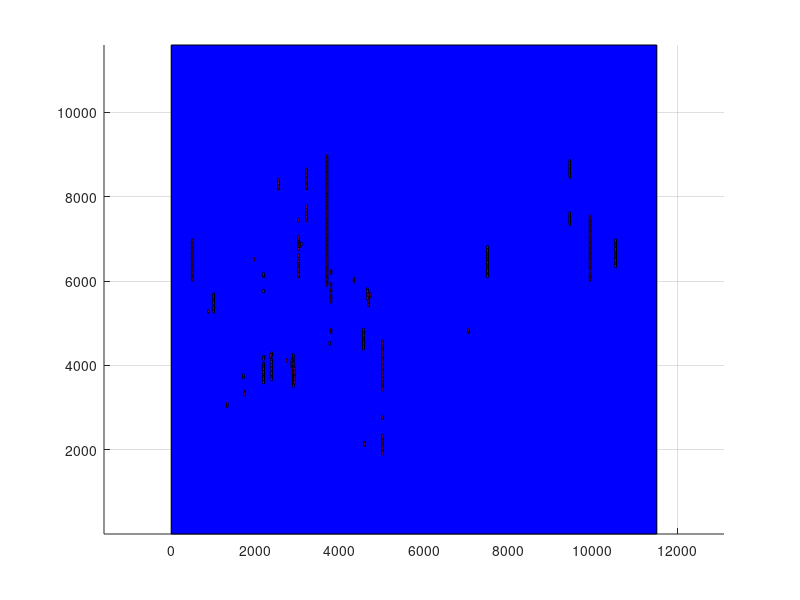

This figure's MATLAB source:
axis equal;
hold on;
grid on;
block_x=[0 0 11520 11520 0];
block_y=[0 11600 11600 0 0];
fill(block_x, block_y, 'b');
block_x=[3680 3680 3712 3712 3680];
block_y=[7240 7320 7320 7240 7240];
fill(block_x, block_y, 'm');
block_x=[3680 3680 3712 3712 3680];
block_y=[8160 8240 8240 8160 8160];
fill(block_x, block_y, 'm');
block_x=[3680 3680 3712 3712 3680];
block_y=[7200 7280 7280 7200 7200];
fill(block_x, block_y, 'm');
block_x=[7488 7488 7520 7520 7488];
block_y=[6480 6560 6560 6480 6480];
fill(block_x, block_y, 'm');
block_x=[3680 3680 3712 3712 3680];
block_y=[7160 7240 7240 7160 7160];
fill(block_x, block_y, 'm');
block_x=[3680 3680 3712 3712 3680];
block_y=[6600 6680 6680 6600 6600];
fill(block_x, block_y, 'm');
block_x=[3680 3680 3712 3712 3680];
block_y=[6320 6400 6400 6320 6320];
fill(block_x, block_y, 'm');
block_x=[3680 3680 3712 3712 3680];
block_y=[6680 6760 6760 6680 6680];
fill(block_x, block_y, 'm');
block_x=[3680 3680 3712 3712 3680];
block_y=[6960 7040 7040 6960 6960];
fill(block_x, block_y, 'm');
block_x=[3680 3680 3712 3712 3680];
block_y=[6640 6720 6720 6640 6640];
fill(block_x, block_y, 'm');
block_x=[3680 3680 3712 3712 3680];
block_y=[6400 6480 6480 6400 6400];
fill(block_x, block_y, 'm');
block_x=[3680 3680 3712 3712 3680];
block_y=[6360 6440 6440 6360 6360];
fill(block_x, block_y, 'm');
block_x=[3680 3680 3712 3712 3680];
block_y=[7000 7080 7080 7000 7000];
fill(block_x, block_y, 'm');
block_x=[3680 3680 3712 3712 3680];
block_y=[6560 6640 6640 6560 6560];
fill(block_x, block_y, 'm');
block_x=[3680 3680 3712 3712 3680];
block_y=[7040 7120 7120 7040 7040];
fill(block_x, block_y, 'm');
block_x=[3680 3680 3712 3712 3680];
block_y=[6440 6520 6520 6440 6440];
fill(block_x, block_y, 'm');
block_x=[3680 3680 3712 3712 3680];
block_y=[6520 6600 6600 6520 6520];
fill(block_x, block_y, 'm');
block_x=[3680 3680 3712 3712 3680];
block_y=[6480 6560 6560 6480 6480];
fill(block_x, block_y, 'm');
block_x=[3680 3680 3712 3712 3680];
block_y=[6840 6920 6920 6840 6840];
fill(block_x, block_y, 'm');
block_x=[3680 3680 3712 3712 3680];
block_y=[8200 8280 8280 8200 8200];
fill(block_x, block_y, 'm');
block_x=[3680 3680 3712 3712 3680];
block_y=[6920 7000 7000 6920 6920];
fill(block_x, block_y, 'm');
block_x=[3680 3680 3712 3712 3680];
block_y=[6720 6800 6800 6720 6720];
fill(block_x, block_y, 'm');
block_x=[3680 3680 3712 3712 3680];
block_y=[6240 6320 6320 6240 6240];
fill(block_x, block_y, 'm');
block_x=[3680 3680 3712 3712 3680];
block_y=[6880 6960 6960 6880 6880];
fill(block_x, block_y, 'm');
block_x=[3680 3680 3712 3712 3680];
block_y=[6800 6880 6880 6800 6800];
fill(block_x, block_y, 'm');
block_x=[3680 3680 3712 3712 3680];
block_y=[6760 6840 6840 6760 6760];
fill(block_x, block_y, 'm');
block_x=[3680 3680 3712 3712 3680];
block_y=[6280 6360 6360 6280 6280];
fill(block_x, block_y, 'm');
block_x=[3680 3680 3712 3712 3680];
block_y=[7080 7160 7160 7080 7080];
fill(block_x, block_y, 'm');
block_x=[3680 3680 3712 3712 3680];
block_y=[7120 7200 7200 7120 7120];
fill(block_x, block_y, 'm');
block_x=[3680 3680 3712 3712 3680];
block_y=[8240 8320 8320 8240 8240];
fill(block_x, block_y, 'm');
block_x=[7488 7488 7520 7520 7488];
block_y=[6440 6520 6520 6440 6440];
fill(block_x, block_y, 'm');
block_x=[3680 3680 3712 3712 3680];
block_y=[6200 6280 6280 6200 6200];
fill(block_x, block_y, 'm');
block_x=[3680 3680 3712 3712 3680];
block_y=[6120 6200 6200 6120 6120];
fill(block_x, block_y, 'm');
block_x=[4992 4992 5024 5024 4992];
block_y=[4320 4400 4400 4320 4320];
fill(block_x, block_y, 'm');
block_x=[3680 3680 3712 3712 3680];
block_y=[6160 6240 6240 6160 6160];
fill(block_x, block_y, 'm');
block_x=[3680 3680 3712 3712 3680];
block_y=[6080 6160 6160 6080 6080];
fill(block_x, block_y, 'm');
block_x=[3680 3680 3712 3712 3680];
block_y=[8280 8360 8360 8280 8280];
fill(block_x, block_y, 'm');
block_x=[7488 7488 7520 7520 7488];
block_y=[6520 6600 6600 6520 6520];
fill(block_x, block_y, 'm');
block_x=[2880 2880 2912 2912 2880];
block_y=[3760 3840 3840 3760 3760];
fill(block_x, block_y, 'm');
block_x=[3680 3680 3712 3712 3680];
block_y=[6040 6120 6120 6040 6040];
fill(block_x, block_y, 'm');
block_x=[2880 2880 2912 2912 2880];
block_y=[4080 4160 4160 4080 4080];
fill(block_x, block_y, 'm');
block_x=[3680 3680 3712 3712 3680];
block_y=[8320 8400 8400 8320 8320];
fill(block_x, block_y, 'm');
block_x=[4992 4992 5024 5024 4992];
block_y=[3600 3680 3680 3600 3600];
fill(block_x, block_y, 'm');
block_x=[7488 7488 7520 7520 7488];
block_y=[6360 6440 6440 6360 6360];
fill(block_x, block_y, 'm');
block_x=[7488 7488 7520 7520 7488];
block_y=[6400 6480 6480 6400 6400];
fill(block_x, block_y, 'm');
block_x=[3680 3680 3712 3712 3680];
block_y=[8360 8440 8440 8360 8360];
fill(block_x, block_y, 'm');
block_x=[2880 2880 2912 2912 2880];
block_y=[3840 3920 3920 3840 3840];
fill(block_x, block_y, 'm');
block_x=[3680 3680 3712 3712 3680];
block_y=[8400 8480 8480 8400 8400];
fill(block_x, block_y, 'm');
block_x=[2880 2880 2912 2912 2880];
block_y=[3800 3880 3880 3800 3800];
fill(block_x, block_y, 'm');
block_x=[3008 3008 3040 3040 3008];
block_y=[6880 6960 6960 6880 6880];
fill(block_x, block_y, 'm');
block_x=[2880 2880 2912 2912 2880];
block_y=[3720 3800 3800 3720 3720];
fill(block_x, block_y, 'm');
block_x=[2880 2880 2912 2912 2880];
block_y=[4040 4120 4120 4040 4040];
fill(block_x, block_y, 'm');
block_x=[4992 4992 5024 5024 4992];
block_y=[3560 3640 3640 3560 3560];
fill(block_x, block_y, 'm');
block_x=[3680 3680 3712 3712 3680];
block_y=[6000 6080 6080 6000 6000];
fill(block_x, block_y, 'm');
block_x=[3008 3008 3040 3040 3008];
block_y=[6840 6920 6920 6840 6840];
fill(block_x, block_y, 'm');
block_x=[2880 2880 2912 2912 2880];
block_y=[3960 4040 4040 3960 3960];
fill(block_x, block_y, 'm');
block_x=[2880 2880 2912 2912 2880];
block_y=[3680 3760 3760 3680 3680];
fill(block_x, block_y, 'm');
block_x=[7488 7488 7520 7520 7488];
block_y=[6560 6640 6640 6560 6560];
fill(block_x, block_y, 'm');
block_x=[4992 4992 5024 5024 4992];
block_y=[4360 4440 4440 4360 4360];
fill(block_x, block_y, 'm');
block_x=[3680 3680 3712 3712 3680];
block_y=[8440 8520 8520 8440 8440];
fill(block_x, block_y, 'm');
block_x=[4992 4992 5024 5024 4992];
block_y=[4160 4240 4240 4160 4160];
fill(block_x, block_y, 'm');
block_x=[4992 4992 5024 5024 4992];
block_y=[3520 3600 3600 3520 3520];
fill(block_x, block_y, 'm');
block_x=[3680 3680 3712 3712 3680];
block_y=[8480 8560 8560 8480 8480];
fill(block_x, block_y, 'm');
block_x=[3680 3680 3712 3712 3680];
block_y=[7560 7640 7640 7560 7560];
fill(block_x, block_y, 'm');
block_x=[2528 2528 2560 2560 2528];
block_y=[8160 8240 8240 8160 8160];
fill(block_x, block_y, 'm');
block_x=[2880 2880 2912 2912 2880];
block_y=[3640 3720 3720 3640 3640];
fill(block_x, block_y, 'm');
block_x=[2880 2880 2912 2912 2880];
block_y=[4000 4080 4080 4000 4000];
fill(block_x, block_y, 'm');
block_x=[4992 4992 5024 5024 4992];
block_y=[3680 3760 3760 3680 3680];
fill(block_x, block_y, 'm');
block_x=[2528 2528 2560 2560 2528];
block_y=[8240 8320 8320 8240 8240];
fill(block_x, block_y, 'm');
block_x=[4992 4992 5024 5024 4992];
block_y=[4120 4200 4200 4120 4120];
fill(block_x, block_y, 'm');
block_x=[3680 3680 3712 3712 3680];
block_y=[8520 8600 8600 8520 8520];
fill(block_x, block_y, 'm');
block_x=[4992 4992 5024 5024 4992];
block_y=[3840 3920 3920 3840 3840];
fill(block_x, block_y, 'm');
block_x=[3680 3680 3712 3712 3680];
block_y=[7760 7840 7840 7760 7760];
fill(block_x, block_y, 'm');
block_x=[3680 3680 3712 3712 3680];
block_y=[5960 6040 6040 5960 5960];
fill(block_x, block_y, 'm');
block_x=[2880 2880 2912 2912 2880];
block_y=[3920 4000 4000 3920 3920];
fill(block_x, block_y, 'm');
block_x=[4992 4992 5024 5024 4992];
block_y=[3640 3720 3720 3640 3640];
fill(block_x, block_y, 'm');
block_x=[2176 2176 2208 2208 2176];
block_y=[3720 3800 3800 3720 3720];
fill(block_x, block_y, 'm');
block_x=[3680 3680 3712 3712 3680];
block_y=[7320 7400 7400 7320 7320];
fill(block_x, block_y, 'm');
block_x=[4992 4992 5024 5024 4992];
block_y=[4400 4480 4480 4400 4400];
fill(block_x, block_y, 'm');
block_x=[3680 3680 3712 3712 3680];
block_y=[7720 7800 7800 7720 7720];
fill(block_x, block_y, 'm');
block_x=[3008 3008 3040 3040 3008];
block_y=[6920 7000 7000 6920 6920];
fill(block_x, block_y, 'm');
block_x=[7488 7488 7520 7520 7488];
block_y=[6600 6680 6680 6600 6600];
fill(block_x, block_y, 'm');
block_x=[3008 3008 3040 3040 3008];
block_y=[6960 7040 7040 6960 6960];
fill(block_x, block_y, 'm');
block_x=[9920 9920 9952 9952 9920];
block_y=[6400 6480 6480 6400 6400];
fill(block_x, block_y, 'm');
block_x=[3680 3680 3712 3712 3680];
block_y=[8000 8080 8080 8000 8000];
fill(block_x, block_y, 'm');
block_x=[9920 9920 9952 9952 9920];
block_y=[6480 6560 6560 6480 6480];
fill(block_x, block_y, 'm');
block_x=[9920 9920 9952 9952 9920];
block_y=[6360 6440 6440 6360 6360];
fill(block_x, block_y, 'm');
block_x=[7488 7488 7520 7520 7488];
block_y=[6640 6720 6720 6640 6640];
fill(block_x, block_y, 'm');
block_x=[7488 7488 7520 7520 7488];
block_y=[6320 6400 6400 6320 6320];
fill(block_x, block_y, 'm');
block_x=[4992 4992 5024 5024 4992];
block_y=[4240 4320 4320 4240 4240];
fill(block_x, block_y, 'm');
block_x=[2880 2880 2912 2912 2880];
block_y=[4120 4200 4200 4120 4120];
fill(block_x, block_y, 'm');
block_x=[4992 4992 5024 5024 4992];
block_y=[4280 4360 4360 4280 4280];
fill(block_x, block_y, 'm');
block_x=[4992 4992 5024 5024 4992];
block_y=[4440 4520 4520 4440 4440];
fill(block_x, block_y, 'm');
block_x=[3680 3680 3712 3712 3680];
block_y=[8560 8640 8640 8560 8560];
fill(block_x, block_y, 'm');
block_x=[9920 9920 9952 9952 9920];
block_y=[6520 6600 6600 6520 6520];
fill(block_x, block_y, 'm');
block_x=[480 480 512 512 480];
block_y=[6360 6440 6440 6360 6360];
fill(block_x, block_y, 'm');
block_x=[9920 9920 9952 9952 9920];
block_y=[6440 6520 6520 6440 6440];
fill(block_x, block_y, 'm');
block_x=[480 480 512 512 480];
block_y=[6320 6400 6400 6320 6320];
fill(block_x, block_y, 'm');
block_x=[7488 7488 7520 7520 7488];
block_y=[6280 6360 6360 6280 6280];
fill(block_x, block_y, 'm');
block_x=[9920 9920 9952 9952 9920];
block_y=[6600 6680 6680 6600 6600];
fill(block_x, block_y, 'm');
block_x=[3008 3008 3040 3040 3008];
block_y=[6800 6880 6880 6800 6800];
fill(block_x, block_y, 'm');
block_x=[9920 9920 9952 9952 9920];
block_y=[6560 6640 6640 6560 6560];
fill(block_x, block_y, 'm');
block_x=[4992 4992 5024 5024 4992];
block_y=[3760 3840 3840 3760 3760];
fill(block_x, block_y, 'm');
block_x=[3200 3200 3232 3232 3200];
block_y=[8160 8240 8240 8160 8160];
fill(block_x, block_y, 'm');
block_x=[480 480 512 512 480];
block_y=[6400 6480 6480 6400 6400];
fill(block_x, block_y, 'm');
block_x=[9920 9920 9952 9952 9920];
block_y=[6720 6800 6800 6720 6720];
fill(block_x, block_y, 'm');
block_x=[9920 9920 9952 9952 9920];
block_y=[6640 6720 6720 6640 6640];
fill(block_x, block_y, 'm');
block_x=[9920 9920 9952 9952 9920];
block_y=[6680 6760 6760 6680 6680];
fill(block_x, block_y, 'm');
block_x=[480 480 512 512 480];
block_y=[6280 6360 6360 6280 6280];
fill(block_x, block_y, 'm');
block_x=[2880 2880 2912 2912 2880];
block_y=[3600 3680 3680 3600 3600];
fill(block_x, block_y, 'm');
block_x=[4992 4992 5024 5024 4992];
block_y=[3800 3880 3880 3800 3800];
fill(block_x, block_y, 'm');
block_x=[4992 4992 5024 5024 4992];
block_y=[3480 3560 3560 3480 3480];
fill(block_x, block_y, 'm');
block_x=[2880 2880 2912 2912 2880];
block_y=[3880 3960 3960 3880 3880];
fill(block_x, block_y, 'm');
block_x=[480 480 512 512 480];
block_y=[6200 6280 6280 6200 6200];
fill(block_x, block_y, 'm');
block_x=[9920 9920 9952 9952 9920];
block_y=[6760 6840 6840 6760 6760];
fill(block_x, block_y, 'm');
block_x=[3680 3680 3712 3712 3680];
block_y=[7520 7600 7600 7520 7520];
fill(block_x, block_y, 'm');
block_x=[2528 2528 2560 2560 2528];
block_y=[8200 8280 8280 8200 8200];
fill(block_x, block_y, 'm');
block_x=[2528 2528 2560 2560 2528];
block_y=[8320 8400 8400 8320 8320];
fill(block_x, block_y, 'm');
block_x=[9920 9920 9952 9952 9920];
block_y=[6800 6880 6880 6800 6800];
fill(block_x, block_y, 'm');
block_x=[3680 3680 3712 3712 3680];
block_y=[8600 8680 8680 8600 8600];
fill(block_x, block_y, 'm');
block_x=[3680 3680 3712 3712 3680];
block_y=[7440 7520 7520 7440 7440];
fill(block_x, block_y, 'm');
block_x=[480 480 512 512 480];
block_y=[6240 6320 6320 6240 6240];
fill(block_x, block_y, 'm');
block_x=[9920 9920 9952 9952 9920];
block_y=[6320 6400 6400 6320 6320];
fill(block_x, block_y, 'm');
block_x=[3680 3680 3712 3712 3680];
block_y=[8040 8120 8120 8040 8040];
fill(block_x, block_y, 'm');
block_x=[4992 4992 5024 5024 4992];
block_y=[4200 4280 4280 4200 4200];
fill(block_x, block_y, 'm');
block_x=[3200 3200 3232 3232 3200];
block_y=[8240 8320 8320 8240 8240];
fill(block_x, block_y, 'm');
block_x=[3200 3200 3232 3232 3200];
block_y=[8200 8280 8280 8200 8200];
fill(block_x, block_y, 'm');
block_x=[4992 4992 5024 5024 4992];
block_y=[4000 4080 4080 4000 4000];
fill(block_x, block_y, 'm');
block_x=[4544 4544 4576 4576 4544];
block_y=[4760 4840 4840 4760 4760];
fill(block_x, block_y, 'm');
block_x=[9920 9920 9952 9952 9920];
block_y=[6840 6920 6920 6840 6840];
fill(block_x, block_y, 'm');
block_x=[4992 4992 5024 5024 4992];
block_y=[4520 4600 4600 4520 4520];
fill(block_x, block_y, 'm');
block_x=[3680 3680 3712 3712 3680];
block_y=[7680 7760 7760 7680 7680];
fill(block_x, block_y, 'm');
block_x=[3680 3680 3712 3712 3680];
block_y=[7360 7440 7440 7360 7360];
fill(block_x, block_y, 'm');
block_x=[4992 4992 5024 5024 4992];
block_y=[4480 4560 4560 4480 4480];
fill(block_x, block_y, 'm');
block_x=[4992 4992 5024 5024 4992];
block_y=[3880 3960 3960 3880 3880];
fill(block_x, block_y, 'm');
block_x=[4992 4992 5024 5024 4992];
block_y=[3960 4040 4040 3960 3960];
fill(block_x, block_y, 'm');
block_x=[480 480 512 512 480];
block_y=[6440 6520 6520 6440 6440];
fill(block_x, block_y, 'm');
block_x=[1696 1696 1728 1728 1696];
block_y=[3680 3760 3760 3680 3680];
fill(block_x, block_y, 'm');
block_x=[3680 3680 3712 3712 3680];
block_y=[8640 8720 8720 8640 8640];
fill(block_x, block_y, 'm');
block_x=[7488 7488 7520 7520 7488];
block_y=[6240 6320 6320 6240 6240];
fill(block_x, block_y, 'm');
block_x=[3040 3040 3072 3072 3040];
block_y=[6840 6920 6920 6840 6840];
fill(block_x, block_y, 'm');
block_x=[9920 9920 9952 9952 9920];
block_y=[6880 6960 6960 6880 6880];
fill(block_x, block_y, 'm');
block_x=[3680 3680 3712 3712 3680];
block_y=[7480 7560 7560 7480 7480];
fill(block_x, block_y, 'm');
block_x=[7488 7488 7520 7520 7488];
block_y=[6720 6800 6800 6720 6720];
fill(block_x, block_y, 'm');
block_x=[3680 3680 3712 3712 3680];
block_y=[7880 7960 7960 7880 7880];
fill(block_x, block_y, 'm');
block_x=[3680 3680 3712 3712 3680];
block_y=[5920 6000 6000 5920 5920];
fill(block_x, block_y, 'm');
block_x=[9920 9920 9952 9952 9920];
block_y=[6920 7000 7000 6920 6920];
fill(block_x, block_y, 'm');
block_x=[4992 4992 5024 5024 4992];
block_y=[3720 3800 3800 3720 3720];
fill(block_x, block_y, 'm');
block_x=[3680 3680 3712 3712 3680];
block_y=[7960 8040 8040 7960 7960];
fill(block_x, block_y, 'm');
block_x=[2176 2176 2208 2208 2176];
block_y=[3680 3760 3760 3680 3680];
fill(block_x, block_y, 'm');
block_x=[480 480 512 512 480];
block_y=[6480 6560 6560 6480 6480];
fill(block_x, block_y, 'm');
block_x=[2176 2176 2208 2208 2176];
block_y=[4000 4080 4080 4000 4000];
fill(block_x, block_y, 'm');
block_x=[2912 2912 2944 2944 2912];
block_y=[3760 3840 3840 3760 3760];
fill(block_x, block_y, 'm');
block_x=[3680 3680 3712 3712 3680];
block_y=[8680 8760 8760 8680 8680];
fill(block_x, block_y, 'm');
block_x=[480 480 512 512 480];
block_y=[6520 6600 6600 6520 6520];
fill(block_x, block_y, 'm');
block_x=[2880 2880 2912 2912 2880];
block_y=[3560 3640 3640 3560 3560];
fill(block_x, block_y, 'm');
block_x=[480 480 512 512 480];
block_y=[6080 6160 6160 6080 6080];
fill(block_x, block_y, 'm');
block_x=[4544 4544 4576 4576 4544];
block_y=[4560 4640 4640 4560 4560];
fill(block_x, block_y, 'm');
block_x=[7488 7488 7520 7520 7488];
block_y=[6760 6840 6840 6760 6760];
fill(block_x, block_y, 'm');
block_x=[4992 4992 5024 5024 4992];
block_y=[4080 4160 4160 4080 4080];
fill(block_x, block_y, 'm');
block_x=[3008 3008 3040 3040 3008];
block_y=[6320 6400 6400 6320 6320];
fill(block_x, block_y, 'm');
block_x=[9920 9920 9952 9952 9920];
block_y=[6960 7040 7040 6960 6960];
fill(block_x, block_y, 'm');
block_x=[4544 4544 4576 4576 4544];
block_y=[4800 4880 4880 4800 4800];
fill(block_x, block_y, 'm');
block_x=[3680 3680 3712 3712 3680];
block_y=[7400 7480 7480 7400 7400];
fill(block_x, block_y, 'm');
block_x=[3680 3680 3712 3712 3680];
block_y=[8080 8160 8160 8080 8080];
fill(block_x, block_y, 'm');
block_x=[3200 3200 3232 3232 3200];
block_y=[7440 7520 7520 7440 7440];
fill(block_x, block_y, 'm');
block_x=[4992 4992 5024 5024 4992];
block_y=[3920 4000 4000 3920 3920];
fill(block_x, block_y, 'm');
block_x=[3008 3008 3040 3040 3008];
block_y=[6280 6360 6360 6280 6280];
fill(block_x, block_y, 'm');
block_x=[7488 7488 7520 7520 7488];
block_y=[6160 6240 6240 6160 6160];
fill(block_x, block_y, 'm');
block_x=[4544 4544 4576 4576 4544];
block_y=[4600 4680 4680 4600 4600];
fill(block_x, block_y, 'm');
block_x=[2528 2528 2560 2560 2528];
block_y=[8280 8360 8360 8280 8280];
fill(block_x, block_y, 'm');
block_x=[992 992 1024 1024 992];
block_y=[5520 5600 5600 5520 5520];
fill(block_x, block_y, 'm');
block_x=[1312 1312 1344 1344 1312];
block_y=[3000 3080 3080 3000 3000];
fill(block_x, block_y, 'm');
block_x=[3200 3200 3232 3232 3200];
block_y=[8280 8360 8360 8280 8280];
fill(block_x, block_y, 'm');
block_x=[480 480 512 512 480];
block_y=[6560 6640 6640 6560 6560];
fill(block_x, block_y, 'm');
block_x=[2176 2176 2208 2208 2176];
block_y=[3600 3680 3680 3600 3600];
fill(block_x, block_y, 'm');
block_x=[1696 1696 1728 1728 1696];
block_y=[3720 3800 3800 3720 3720];
fill(block_x, block_y, 'm');
block_x=[2176 2176 2208 2208 2176];
block_y=[3640 3720 3720 3640 3640];
fill(block_x, block_y, 'm');
block_x=[3680 3680 3712 3712 3680];
block_y=[7920 8000 8000 7920 7920];
fill(block_x, block_y, 'm');
block_x=[9920 9920 9952 9952 9920];
block_y=[7000 7080 7080 7000 7000];
fill(block_x, block_y, 'm');
block_x=[3008 3008 3040 3040 3008];
block_y=[6760 6840 6840 6760 6760];
fill(block_x, block_y, 'm');
block_x=[9920 9920 9952 9952 9920];
block_y=[7040 7120 7120 7040 7040];
fill(block_x, block_y, 'm');
block_x=[3680 3680 3712 3712 3680];
block_y=[8120 8200 8200 8120 8120];
fill(block_x, block_y, 'm');
block_x=[3680 3680 3712 3712 3680];
block_y=[8720 8800 8800 8720 8720];
fill(block_x, block_y, 'm');
block_x=[2176 2176 2208 2208 2176];
block_y=[3760 3840 3840 3760 3760];
fill(block_x, block_y, 'm');
block_x=[2176 2176 2208 2208 2176];
block_y=[3960 4040 4040 3960 3960];
fill(block_x, block_y, 'm');
block_x=[480 480 512 512 480];
block_y=[6600 6680 6680 6600 6600];
fill(block_x, block_y, 'm');
block_x=[3680 3680 3712 3712 3680];
block_y=[7640 7720 7720 7640 7640];
fill(block_x, block_y, 'm');
block_x=[3680 3680 3712 3712 3680];
block_y=[7840 7920 7920 7840 7840];
fill(block_x, block_y, 'm');
block_x=[2368 2368 2400 2400 2368];
block_y=[4240 4320 4320 4240 4240];
fill(block_x, block_y, 'm');
block_x=[480 480 512 512 480];
block_y=[6040 6120 6120 6040 6040];
fill(block_x, block_y, 'm');
block_x=[3008 3008 3040 3040 3008];
block_y=[6200 6280 6280 6200 6200];
fill(block_x, block_y, 'm');
block_x=[3200 3200 3232 3232 3200];
block_y=[8320 8400 8400 8320 8320];
fill(block_x, block_y, 'm');
block_x=[2336 2336 2368 2368 2336];
block_y=[4160 4240 4240 4160 4160];
fill(block_x, block_y, 'm');
block_x=[9920 9920 9952 9952 9920];
block_y=[7120 7200 7200 7120 7120];
fill(block_x, block_y, 'm');
block_x=[2176 2176 2208 2208 2176];
block_y=[3560 3640 3640 3560 3560];
fill(block_x, block_y, 'm');
block_x=[9920 9920 9952 9952 9920];
block_y=[6280 6360 6360 6280 6280];
fill(block_x, block_y, 'm');
block_x=[4992 4992 5024 5024 4992];
block_y=[3440 3520 3520 3440 3440];
fill(block_x, block_y, 'm');
block_x=[480 480 512 512 480];
block_y=[6680 6760 6760 6680 6680];
fill(block_x, block_y, 'm');
block_x=[480 480 512 512 480];
block_y=[6640 6720 6720 6640 6640];
fill(block_x, block_y, 'm');
block_x=[480 480 512 512 480];
block_y=[6120 6200 6200 6120 6120];
fill(block_x, block_y, 'm');
block_x=[4992 4992 5024 5024 4992];
block_y=[2120 2200 2200 2120 2120];
fill(block_x, block_y, 'm');
block_x=[992 992 1024 1024 992];
block_y=[5560 5640 5640 5560 5560];
fill(block_x, block_y, 'm');
block_x=[9920 9920 9952 9952 9920];
block_y=[7160 7240 7240 7160 7160];
fill(block_x, block_y, 'm');
block_x=[480 480 512 512 480];
block_y=[6160 6240 6240 6160 6160];
fill(block_x, block_y, 'm');
block_x=[2176 2176 2208 2208 2176];
block_y=[3920 4000 4000 3920 3920];
fill(block_x, block_y, 'm');
block_x=[3680 3680 3712 3712 3680];
block_y=[8760 8840 8840 8760 8760];
fill(block_x, block_y, 'm');
block_x=[9920 9920 9952 9952 9920];
block_y=[7080 7160 7160 7080 7080];
fill(block_x, block_y, 'm');
block_x=[3200 3200 3232 3232 3200];
block_y=[8400 8480 8480 8400 8400];
fill(block_x, block_y, 'm');
block_x=[2368 2368 2400 2400 2368];
block_y=[3920 4000 4000 3920 3920];
fill(block_x, block_y, 'm');
block_x=[7488 7488 7520 7520 7488];
block_y=[6120 6200 6200 6120 6120];
fill(block_x, block_y, 'm');
block_x=[9440 9440 9472 9472 9440];
block_y=[8440 8520 8520 8440 8440];
fill(block_x, block_y, 'm');
block_x=[2880 2880 2912 2912 2880];
block_y=[3520 3600 3600 3520 3520];
fill(block_x, block_y, 'm');
block_x=[2368 2368 2400 2400 2368];
block_y=[4200 4280 4280 4200 4200];
fill(block_x, block_y, 'm');
block_x=[3008 3008 3040 3040 3008];
block_y=[6360 6440 6440 6360 6360];
fill(block_x, block_y, 'm');
block_x=[9920 9920 9952 9952 9920];
block_y=[7200 7280 7280 7200 7200];
fill(block_x, block_y, 'm');
block_x=[7488 7488 7520 7520 7488];
block_y=[6680 6760 6760 6680 6680];
fill(block_x, block_y, 'm');
block_x=[2176 2176 2208 2208 2176];
block_y=[3840 3920 3920 3840 3840];
fill(block_x, block_y, 'm');
block_x=[7488 7488 7520 7520 7488];
block_y=[6200 6280 6280 6200 6200];
fill(block_x, block_y, 'm');
block_x=[3680 3680 3712 3712 3680];
block_y=[7280 7360 7360 7280 7280];
fill(block_x, block_y, 'm');
block_x=[9440 9440 9472 9472 9440];
block_y=[8520 8600 8600 8520 8520];
fill(block_x, block_y, 'm');
block_x=[4992 4992 5024 5024 4992];
block_y=[4040 4120 4120 4040 4040];
fill(block_x, block_y, 'm');
block_x=[3008 3008 3040 3040 3008];
block_y=[6240 6320 6320 6240 6240];
fill(block_x, block_y, 'm');
block_x=[4992 4992 5024 5024 4992];
block_y=[2200 2280 2280 2200 2200];
fill(block_x, block_y, 'm');
block_x=[3008 3008 3040 3040 3008];
block_y=[7400 7480 7480 7400 7400];
fill(block_x, block_y, 'm');
block_x=[2528 2528 2560 2560 2528];
block_y=[8360 8440 8440 8360 8360];
fill(block_x, block_y, 'm');
block_x=[2848 2848 2880 2880 2848];
block_y=[3920 4000 4000 3920 3920];
fill(block_x, block_y, 'm');
block_x=[3200 3200 3232 3232 3200];
block_y=[7640 7720 7720 7640 7640];
fill(block_x, block_y, 'm');
block_x=[4672 4672 4704 4704 4672];
block_y=[5520 5600 5600 5520 5520];
fill(block_x, block_y, 'm');
block_x=[4992 4992 5024 5024 4992];
block_y=[2240 2320 2320 2240 2240];
fill(block_x, block_y, 'm');
block_x=[4640 4640 4672 4672 4640];
block_y=[5640 5720 5720 5640 5640];
fill(block_x, block_y, 'm');
block_x=[3008 3008 3040 3040 3008];
block_y=[6080 6160 6160 6080 6080];
fill(block_x, block_y, 'm');
block_x=[9920 9920 9952 9952 9920];
block_y=[7240 7320 7320 7240 7240];
fill(block_x, block_y, 'm');
block_x=[9440 9440 9472 9472 9440];
block_y=[8480 8560 8560 8480 8480];
fill(block_x, block_y, 'm');
block_x=[4544 4544 4576 4576 4544];
block_y=[4520 4600 4600 4520 4520];
fill(block_x, block_y, 'm');
block_x=[4544 4544 4576 4576 4544];
block_y=[4360 4440 4440 4360 4360];
fill(block_x, block_y, 'm');
block_x=[9440 9440 9472 9472 9440];
block_y=[8640 8720 8720 8640 8640];
fill(block_x, block_y, 'm');
block_x=[3200 3200 3232 3232 3200];
block_y=[7400 7480 7480 7400 7400];
fill(block_x, block_y, 'm');
block_x=[3200 3200 3232 3232 3200];
block_y=[7720 7800 7800 7720 7720];
fill(block_x, block_y, 'm');
block_x=[4992 4992 5024 5024 4992];
block_y=[2080 2160 2160 2080 2080];
fill(block_x, block_y, 'm');
block_x=[2912 2912 2944 2944 2912];
block_y=[3720 3800 3800 3720 3720];
fill(block_x, block_y, 'm');
block_x=[4992 4992 5024 5024 4992];
block_y=[2040 2120 2120 2040 2040];
fill(block_x, block_y, 'm');
block_x=[4544 4544 4576 4576 4544];
block_y=[4440 4520 4520 4440 4440];
fill(block_x, block_y, 'm');
block_x=[2176 2176 2208 2208 2176];
block_y=[3800 3880 3880 3800 3800];
fill(block_x, block_y, 'm');
block_x=[3200 3200 3232 3232 3200];
block_y=[8360 8440 8440 8360 8360];
fill(block_x, block_y, 'm');
block_x=[9440 9440 9472 9472 9440];
block_y=[7480 7560 7560 7480 7480];
fill(block_x, block_y, 'm');
block_x=[480 480 512 512 480];
block_y=[6720 6800 6800 6720 6720];
fill(block_x, block_y, 'm');
block_x=[9440 9440 9472 9472 9440];
block_y=[7400 7480 7480 7400 7400];
fill(block_x, block_y, 'm');
block_x=[4544 4544 4576 4576 4544];
block_y=[4720 4800 4800 4720 4720];
fill(block_x, block_y, 'm');
block_x=[2368 2368 2400 2400 2368];
block_y=[3960 4040 4040 3960 3960];
fill(block_x, block_y, 'm');
block_x=[3680 3680 3712 3712 3680];
block_y=[7600 7680 7680 7600 7600];
fill(block_x, block_y, 'm');
block_x=[992 992 1024 1024 992];
block_y=[5640 5720 5720 5640 5640];
fill(block_x, block_y, 'm');
block_x=[10528 10528 10560 10560 10528];
block_y=[6560 6640 6640 6560 6560];
fill(block_x, block_y, 'm');
block_x=[2368 2368 2400 2400 2368];
block_y=[3800 3880 3880 3800 3800];
fill(block_x, block_y, 'm');
block_x=[480 480 512 512 480];
block_y=[6000 6080 6080 6000 6000];
fill(block_x, block_y, 'm');
block_x=[10528 10528 10560 10560 10528];
block_y=[6520 6600 6600 6520 6520];
fill(block_x, block_y, 'm');
block_x=[3680 3680 3712 3712 3680];
block_y=[8800 8880 8880 8800 8800];
fill(block_x, block_y, 'm');
block_x=[2176 2176 2208 2208 2176];
block_y=[5720 5800 5800 5720 5720];
fill(block_x, block_y, 'm');
block_x=[10528 10528 10560 10560 10528];
block_y=[6480 6560 6560 6480 6480];
fill(block_x, block_y, 'm');
block_x=[10528 10528 10560 10560 10528];
block_y=[6400 6480 6480 6400 6400];
fill(block_x, block_y, 'm');
block_x=[1952 1952 1984 1984 1952];
block_y=[6480 6560 6560 6480 6480];
fill(block_x, block_y, 'm');
block_x=[992 992 1024 1024 992];
block_y=[5280 5360 5360 5280 5280];
fill(block_x, block_y, 'm');
block_x=[2176 2176 2208 2208 2176];
block_y=[4160 4240 4240 4160 4160];
fill(block_x, block_y, 'm');
block_x=[3776 3776 3808 3808 3776];
block_y=[5480 5560 5560 5480 5480];
fill(block_x, block_y, 'm');
block_x=[992 992 1024 1024 992];
block_y=[5480 5560 5560 5480 5480];
fill(block_x, block_y, 'm');
block_x=[4544 4544 4576 4576 4544];
block_y=[4640 4720 4720 4640 4640];
fill(block_x, block_y, 'm');
block_x=[10528 10528 10560 10560 10528];
block_y=[6600 6680 6680 6600 6600];
fill(block_x, block_y, 'm');
block_x=[9920 9920 9952 9952 9920];
block_y=[7280 7360 7360 7280 7280];
fill(block_x, block_y, 'm');
block_x=[3680 3680 3712 3712 3680];
block_y=[5880 5960 5960 5880 5880];
fill(block_x, block_y, 'm');
block_x=[4544 4544 4576 4576 4544];
block_y=[4400 4480 4480 4400 4400];
fill(block_x, block_y, 'm');
block_x=[9440 9440 9472 9472 9440];
block_y=[7440 7520 7520 7440 7440];
fill(block_x, block_y, 'm');
block_x=[4672 4672 4704 4704 4672];
block_y=[5400 5480 5480 5400 5400];
fill(block_x, block_y, 'm');
block_x=[9440 9440 9472 9472 9440];
block_y=[8600 8680 8680 8600 8600];
fill(block_x, block_y, 'm');
block_x=[1312 1312 1344 1344 1312];
block_y=[3040 3120 3120 3040 3040];
fill(block_x, block_y, 'm');
block_x=[3680 3680 3712 3712 3680];
block_y=[7800 7880 7880 7800 7800];
fill(block_x, block_y, 'm');
block_x=[10528 10528 10560 10560 10528];
block_y=[6440 6520 6520 6440 6440];
fill(block_x, block_y, 'm');
block_x=[2176 2176 2208 2208 2176];
block_y=[3880 3960 3960 3880 3880];
fill(block_x, block_y, 'm');
block_x=[10528 10528 10560 10560 10528];
block_y=[6640 6720 6720 6640 6640];
fill(block_x, block_y, 'm');
block_x=[3200 3200 3232 3232 3200];
block_y=[8440 8520 8520 8440 8440];
fill(block_x, block_y, 'm');
block_x=[10528 10528 10560 10560 10528];
block_y=[6680 6760 6760 6680 6680];
fill(block_x, block_y, 'm');
block_x=[2912 2912 2944 2944 2912];
block_y=[3840 3920 3920 3840 3840];
fill(block_x, block_y, 'm');
block_x=[9920 9920 9952 9952 9920];
block_y=[7320 7400 7400 7320 7320];
fill(block_x, block_y, 'm');
block_x=[10528 10528 10560 10560 10528];
block_y=[6360 6440 6440 6360 6360];
fill(block_x, block_y, 'm');
block_x=[4992 4992 5024 5024 4992];
block_y=[1960 2040 2040 1960 1960];
fill(block_x, block_y, 'm');
block_x=[1728 1728 1760 1760 1728];
block_y=[3320 3400 3400 3320 3320];
fill(block_x, block_y, 'm');
block_x=[10528 10528 10560 10560 10528];
block_y=[6760 6840 6840 6760 6760];
fill(block_x, block_y, 'm');
block_x=[864 864 896 896 864];
block_y=[5240 5320 5320 5240 5240];
fill(block_x, block_y, 'm');
block_x=[992 992 1024 1024 992];
block_y=[5240 5320 5320 5240 5240];
fill(block_x, block_y, 'm');
block_x=[2368 2368 2400 2400 2368];
block_y=[3720 3800 3800 3720 3720];
fill(block_x, block_y, 'm');
block_x=[480 480 512 512 480];
block_y=[6760 6840 6840 6760 6760];
fill(block_x, block_y, 'm');
block_x=[4320 4320 4352 4352 4320];
block_y=[5960 6040 6040 5960 5960];
fill(block_x, block_y, 'm');
block_x=[10528 10528 10560 10560 10528];
block_y=[6720 6800 6800 6720 6720];
fill(block_x, block_y, 'm');
block_x=[9440 9440 9472 9472 9440];
block_y=[8560 8640 8640 8560 8560];
fill(block_x, block_y, 'm');
block_x=[4640 4640 4672 4672 4640];
block_y=[5760 5840 5840 5760 5760];
fill(block_x, block_y, 'm');
block_x=[2176 2176 2208 2208 2176];
block_y=[4120 4200 4200 4120 4120];
fill(block_x, block_y, 'm');
block_x=[2720 2720 2752 2752 2720];
block_y=[4080 4160 4160 4080 4080];
fill(block_x, block_y, 'm');
block_x=[3776 3776 3808 3808 3776];
block_y=[4800 4880 4880 4800 4800];
fill(block_x, block_y, 'm');
block_x=[9440 9440 9472 9472 9440];
block_y=[7520 7600 7600 7520 7520];
fill(block_x, block_y, 'm');
block_x=[1728 1728 1760 1760 1728];
block_y=[3280 3360 3360 3280 3280];
fill(block_x, block_y, 'm');
block_x=[9440 9440 9472 9472 9440];
block_y=[7560 7640 7640 7560 7560];
fill(block_x, block_y, 'm');
block_x=[480 480 512 512 480];
block_y=[6800 6880 6880 6800 6800];
fill(block_x, block_y, 'm');
block_x=[4576 4576 4608 4608 4576];
block_y=[2120 2200 2200 2120 2120];
fill(block_x, block_y, 'm');
block_x=[3776 3776 3808 3808 3776];
block_y=[5560 5640 5640 5560 5560];
fill(block_x, block_y, 'm');
block_x=[3072 3072 3104 3104 3072];
block_y=[6840 6920 6920 6840 6840];
fill(block_x, block_y, 'm');
block_x=[10528 10528 10560 10560 10528];
block_y=[6320 6400 6400 6320 6320];
fill(block_x, block_y, 'm');
block_x=[3680 3680 3712 3712 3680];
block_y=[8840 8920 8920 8840 8840];
fill(block_x, block_y, 'm');
block_x=[4672 4672 4704 4704 4672];
block_y=[5640 5720 5720 5640 5640];
fill(block_x, block_y, 'm');
block_x=[3776 3776 3808 3808 3776];
block_y=[5600 5680 5680 5600 5600];
fill(block_x, block_y, 'm');
block_x=[3008 3008 3040 3040 3008];
block_y=[6400 6480 6480 6400 6400];
fill(block_x, block_y, 'm');
block_x=[4992 4992 5024 5024 4992];
block_y=[2720 2800 2800 2720 2720];
fill(block_x, block_y, 'm');
block_x=[3776 3776 3808 3808 3776];
block_y=[5720 5800 5800 5720 5720];
fill(block_x, block_y, 'm');
block_x=[9440 9440 9472 9472 9440];
block_y=[8720 8800 8800 8720 8720];
fill(block_x, block_y, 'm');
block_x=[2368 2368 2400 2400 2368];
block_y=[3760 3840 3840 3760 3760];
fill(block_x, block_y, 'm');
block_x=[992 992 1024 1024 992];
block_y=[5600 5680 5680 5600 5600];
fill(block_x, block_y, 'm');
block_x=[4992 4992 5024 5024 4992];
block_y=[2000 2080 2080 2000 2000];
fill(block_x, block_y, 'm');
block_x=[2880 2880 2912 2912 2880];
block_y=[4160 4240 4240 4160 4160];
fill(block_x, block_y, 'm');
block_x=[9920 9920 9952 9952 9920];
block_y=[6240 6320 6320 6240 6240];
fill(block_x, block_y, 'm');
block_x=[3200 3200 3232 3232 3200];
block_y=[8520 8600 8600 8520 8520];
fill(block_x, block_y, 'm');
block_x=[4704 4704 4736 4736 4704];
block_y=[5600 5680 5680 5600 5600];
fill(block_x, block_y, 'm');
block_x=[2912 2912 2944 2944 2912];
block_y=[3680 3760 3760 3680 3680];
fill(block_x, block_y, 'm');
block_x=[3776 3776 3808 3808 3776];
block_y=[6200 6280 6280 6200 6200];
fill(block_x, block_y, 'm');
block_x=[3200 3200 3232 3232 3200];
block_y=[7520 7600 7600 7520 7520];
fill(block_x, block_y, 'm');
block_x=[4704 4704 4736 4736 4704];
block_y=[5640 5720 5720 5640 5640];
fill(block_x, block_y, 'm');
block_x=[9440 9440 9472 9472 9440];
block_y=[8680 8760 8760 8680 8680];
fill(block_x, block_y, 'm');
block_x=[9440 9440 9472 9472 9440];
block_y=[7360 7440 7440 7360 7360];
fill(block_x, block_y, 'm');
block_x=[9920 9920 9952 9952 9920];
block_y=[7360 7440 7440 7360 7360];
fill(block_x, block_y, 'm');
block_x=[992 992 1024 1024 992];
block_y=[5440 5520 5520 5440 5440];
fill(block_x, block_y, 'm');
block_x=[4544 4544 4576 4576 4544];
block_y=[4680 4760 4760 4680 4680];
fill(block_x, block_y, 'm');
block_x=[3040 3040 3072 3072 3040];
block_y=[6800 6880 6880 6800 6800];
fill(block_x, block_y, 'm');
block_x=[2880 2880 2912 2912 2880];
block_y=[4200 4280 4280 4200 4200];
fill(block_x, block_y, 'm');
block_x=[10528 10528 10560 10560 10528];
block_y=[6800 6880 6880 6800 6800];
fill(block_x, block_y, 'm');
block_x=[3200 3200 3232 3232 3200];
block_y=[8480 8560 8560 8480 8480];
fill(block_x, block_y, 'm');
block_x=[2848 2848 2880 2880 2848];
block_y=[3800 3880 3880 3800 3800];
fill(block_x, block_y, 'm');
block_x=[2912 2912 2944 2944 2912];
block_y=[3800 3880 3880 3800 3800];
fill(block_x, block_y, 'm');
block_x=[2848 2848 2880 2880 2848];
block_y=[4040 4120 4120 4040 4040];
fill(block_x, block_y, 'm');
block_x=[3200 3200 3232 3232 3200];
block_y=[7480 7560 7560 7480 7480];
fill(block_x, block_y, 'm');
block_x=[9920 9920 9952 9952 9920];
block_y=[7400 7480 7480 7400 7400];
fill(block_x, block_y, 'm');
block_x=[10528 10528 10560 10560 10528];
block_y=[6840 6920 6920 6840 6840];
fill(block_x, block_y, 'm');
block_x=[480 480 512 512 480];
block_y=[6840 6920 6920 6840 6840];
fill(block_x, block_y, 'm');
block_x=[3776 3776 3808 3808 3776];
block_y=[6160 6240 6240 6160 6160];
fill(block_x, block_y, 'm');
block_x=[4992 4992 5024 5024 4992];
block_y=[2280 2360 2360 2280 2280];
fill(block_x, block_y, 'm');
block_x=[4672 4672 4704 4704 4672];
block_y=[5560 5640 5640 5560 5560];
fill(block_x, block_y, 'm');
block_x=[3776 3776 3808 3808 3776];
block_y=[5760 5840 5840 5760 5760];
fill(block_x, block_y, 'm');
block_x=[4992 4992 5024 5024 4992];
block_y=[1920 2000 2000 1920 1920];
fill(block_x, block_y, 'm');
block_x=[2368 2368 2400 2400 2368];
block_y=[3640 3720 3720 3640 3640];
fill(block_x, block_y, 'm');
block_x=[2912 2912 2944 2944 2912];
block_y=[3640 3720 3720 3640 3640];
fill(block_x, block_y, 'm');
block_x=[2368 2368 2400 2400 2368];
block_y=[4080 4160 4160 4080 4080];
fill(block_x, block_y, 'm');
block_x=[3008 3008 3040 3040 3008];
block_y=[6720 6800 6800 6720 6720];
fill(block_x, block_y, 'm');
block_x=[3776 3776 3808 3808 3776];
block_y=[4760 4840 4840 4760 4760];
fill(block_x, block_y, 'm');
block_x=[2912 2912 2944 2944 2912];
block_y=[3880 3960 3960 3880 3880];
fill(block_x, block_y, 'm');
block_x=[3008 3008 3040 3040 3008];
block_y=[6440 6520 6520 6440 6440];
fill(block_x, block_y, 'm');
block_x=[4992 4992 5024 5024 4992];
block_y=[3400 3480 3480 3400 3400];
fill(block_x, block_y, 'm');
block_x=[4672 4672 4704 4704 4672];
block_y=[5480 5560 5560 5480 5480];
fill(block_x, block_y, 'm');
block_x=[480 480 512 512 480];
block_y=[6880 6960 6960 6880 6880];
fill(block_x, block_y, 'm');
block_x=[7040 7040 7072 7072 7040];
block_y=[4760 4840 4840 4760 4760];
fill(block_x, block_y, 'm');
block_x=[9440 9440 9472 9472 9440];
block_y=[7320 7400 7400 7320 7320];
fill(block_x, block_y, 'm');
block_x=[3200 3200 3232 3232 3200];
block_y=[8600 8680 8680 8600 8600];
fill(block_x, block_y, 'm');
block_x=[3008 3008 3040 3040 3008];
block_y=[6120 6200 6200 6120 6120];
fill(block_x, block_y, 'm');
block_x=[7488 7488 7520 7520 7488];
block_y=[6080 6160 6160 6080 6080];
fill(block_x, block_y, 'm');
block_x=[3008 3008 3040 3040 3008];
block_y=[7000 7080 7080 7000 7000];
fill(block_x, block_y, 'm');
block_x=[9440 9440 9472 9472 9440];
block_y=[8800 8880 8880 8800 8800];
fill(block_x, block_y, 'm');
block_x=[2176 2176 2208 2208 2176];
block_y=[6080 6160 6160 6080 6080];
fill(block_x, block_y, 'm');
block_x=[2848 2848 2880 2880 2848];
block_y=[3960 4040 4040 3960 3960];
fill(block_x, block_y, 'm');
block_x=[3744 3744 3776 3776 3744];
block_y=[4480 4560 4560 4480 4480];
fill(block_x, block_y, 'm');
block_x=[3008 3008 3040 3040 3008];
block_y=[6560 6640 6640 6560 6560];
fill(block_x, block_y, 'm');
block_x=[4320 4320 4352 4352 4320];
block_y=[6000 6080 6080 6000 6000];
fill(block_x, block_y, 'm');
block_x=[2176 2176 2208 2208 2176];
block_y=[6120 6200 6200 6120 6120];
fill(block_x, block_y, 'm');
block_x=[4576 4576 4608 4608 4576];
block_y=[2080 2160 2160 2080 2080];
fill(block_x, block_y, 'm');
block_x=[9920 9920 9952 9952 9920];
block_y=[7440 7520 7520 7440 7440];
fill(block_x, block_y, 'm');
block_x=[3200 3200 3232 3232 3200];
block_y=[7560 7640 7640 7560 7560];
fill(block_x, block_y, 'm');
block_x=[4544 4544 4576 4576 4544];
block_y=[4480 4560 4560 4480 4480];
fill(block_x, block_y, 'm');
block_x=[9440 9440 9472 9472 9440];
block_y=[8760 8840 8840 8760 8760];
fill(block_x, block_y, 'm');
block_x=[10528 10528 10560 10560 10528];
block_y=[6880 6960 6960 6880 6880];
fill(block_x, block_y, 'm');
block_x=[2336 2336 2368 2368 2336];
block_y=[4200 4280 4280 4200 4200];
fill(block_x, block_y, 'm');
block_x=[2848 2848 2880 2880 2848];
block_y=[4000 4080 4080 4000 4000];
fill(block_x, block_y, 'm');
block_x=[992 992 1024 1024 992];
block_y=[5360 5440 5440 5360 5360];
fill(block_x, block_y, 'm');
block_x=[9920 9920 9952 9952 9920];
block_y=[6040 6120 6120 6040 6040];
fill(block_x, block_y, 'm');
block_x=[3200 3200 3232 3232 3200];
block_y=[8560 8640 8640 8560 8560];
fill(block_x, block_y, 'm');
block_x=[3680 3680 3712 3712 3680];
block_y=[8880 8960 8960 8880 8880];
fill(block_x, block_y, 'm');
block_x=[7040 7040 7072 7072 7040];
block_y=[4800 4880 4880 4800 4800];
fill(block_x, block_y, 'm');
block_x=[2368 2368 2400 2400 2368];
block_y=[4040 4120 4120 4040 4040];
fill(block_x, block_y, 'm');
block_x=[992 992 1024 1024 992];
block_y=[5320 5400 5400 5320 5320];
fill(block_x, block_y, 'm');
block_x=[3680 3680 3712 3712 3680];
block_y=[8920 9000 9000 8920 8920];
fill(block_x, block_y, 'm');
block_x=[4992 4992 5024 5024 4992];
block_y=[1880 1960 1960 1880 1880];
fill(block_x, block_y, 'm');
block_x=[9920 9920 9952 9952 9920];
block_y=[6080 6160 6160 6080 6080];
fill(block_x, block_y, 'm');
block_x=[2880 2880 2912 2912 2880];
block_y=[3480 3560 3560 3480 3480];
fill(block_x, block_y, 'm');
block_x=[9920 9920 9952 9952 9920];
block_y=[7480 7560 7560 7480 7480];
fill(block_x, block_y, 'm');
block_x=[9920 9920 9952 9952 9920];
block_y=[6120 6200 6200 6120 6120];
fill(block_x, block_y, 'm');
block_x=[2912 2912 2944 2944 2912];
block_y=[3560 3640 3640 3560 3560];
fill(block_x, block_y, 'm');
block_x=[9920 9920 9952 9952 9920];
block_y=[6000 6080 6080 6000 6000];
fill(block_x, block_y, 'm');
block_x=[4640 4640 4672 4672 4640];
block_y=[5720 5800 5800 5720 5720];
fill(block_x, block_y, 'm');
block_x=[2848 2848 2880 2880 2848];
block_y=[4080 4160 4160 4080 4080];
fill(block_x, block_y, 'm');
block_x=[2368 2368 2400 2400 2368];
block_y=[3880 3960 3960 3880 3880];
fill(block_x, block_y, 'm');
block_x=[4640 4640 4672 4672 4640];
block_y=[5560 5640 5640 5560 5560];
fill(block_x, block_y, 'm');
block_x=[10528 10528 10560 10560 10528];
block_y=[6920 7000 7000 6920 6920];
fill(block_x, block_y, 'm');
block_x=[480 480 512 512 480];
block_y=[6920 7000 7000 6920 6920];
fill(block_x, block_y, 'm');
block_x=[3776 3776 3808 3808 3776];
block_y=[5880 5960 5960 5880 5880];
fill(block_x, block_y, 'm');
